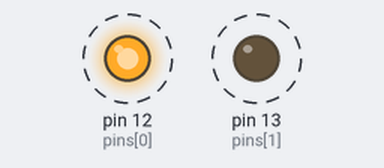
The sketch below on a simulated Arduino Uno, built with avr-gcc and run on an emulated ATmega328P. Shown: output pins drawn as LEDs (lit = HIGH). Dashed ring = blinking.

Above: at 0.2 s.
Timing chart, 0 to 3.0 s (numbered marks = the images above):
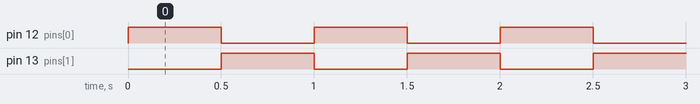

The sketch:

CH_75_02.ino
```cpp
const int INTERVAL = 500;
int pins[] = {12, 13};       // LED 연결 핀

void setup() {
  for (int i = 0; i < 2; i++) {
    pinMode(pins[i], OUTPUT);     // LED 연결 핀을 출력으로 설정
  }
}

void loop() {
  digitalWrite(pins[0], HIGH);
  digitalWrite(pins[1], LOW);
  delay(INTERVAL);

  digitalWrite(pins[0], LOW);
  digitalWrite(pins[1], HIGH);
  delay(INTERVAL);
}
```

Measured:
- by itself, pin 12 (pins[0]), pin 13 (pins[1]): alternates HIGH for 0.50 s and LOW for 0.50 s
